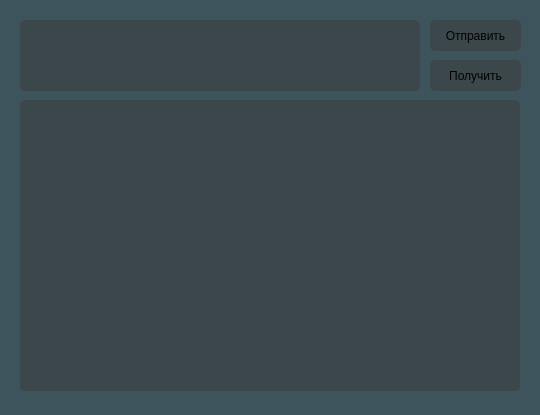
<?xml version="1.0" encoding="UTF-8"?>
<ui version="4.0">
 <class>MainWindow</class>
 <widget class="QMainWindow" name="MainWindow">
  <property name="geometry">
   <rect>
    <x>0</x>
    <y>0</y>
    <width>540</width>
    <height>415</height>
   </rect>
  </property>
  <property name="windowTitle">
   <string>Test Tasks</string>
  </property>
  <property name="styleSheet">
   <string notr="true">background-color: rgb(61, 84, 93)
</string>
  </property>
  <widget class="QWidget" name="centralwidget">
   <widget class="QLineEdit" name="lineEdit">
    <property name="geometry">
     <rect>
      <x>20</x>
      <y>20</y>
      <width>400</width>
      <height>71</height>
     </rect>
    </property>
    <property name="styleSheet">
     <string notr="true">border-radius: 5%;
background-color: rgba(59, 59, 59, 0.5);
</string>
    </property>
    <property name="text">
     <string/>
    </property>
   </widget>
   <widget class="QPushButton" name="postButton">
    <property name="geometry">
     <rect>
      <x>430</x>
      <y>20</y>
      <width>91</width>
      <height>31</height>
     </rect>
    </property>
    <property name="styleSheet">
     <string notr="true">border-radius: 5%;
background-color: rgba(59, 59, 59, 0.5);</string>
    </property>
    <property name="text">
     <string>Отправить</string>
    </property>
   </widget>
   <widget class="QPushButton" name="getButton">
    <property name="geometry">
     <rect>
      <x>430</x>
      <y>60</y>
      <width>91</width>
      <height>31</height>
     </rect>
    </property>
    <property name="styleSheet">
     <string notr="true">border-radius: 5%;
background-color: rgba(59, 59, 59, 0.5);</string>
    </property>
    <property name="text">
     <string>Получить</string>
    </property>
   </widget>
   <widget class="QListView" name="listView">
    <property name="geometry">
     <rect>
      <x>20</x>
      <y>100</y>
      <width>500</width>
      <height>291</height>
     </rect>
    </property>
    <property name="styleSheet">
     <string notr="true">border-radius: 5%;
background-color: rgba(59, 59, 59, 0.5);
</string>
    </property>
   </widget>
  </widget>
  <widget class="QStatusBar" name="statusbar"/>
 </widget>
 <resources/>
 <connections/>
</ui>
